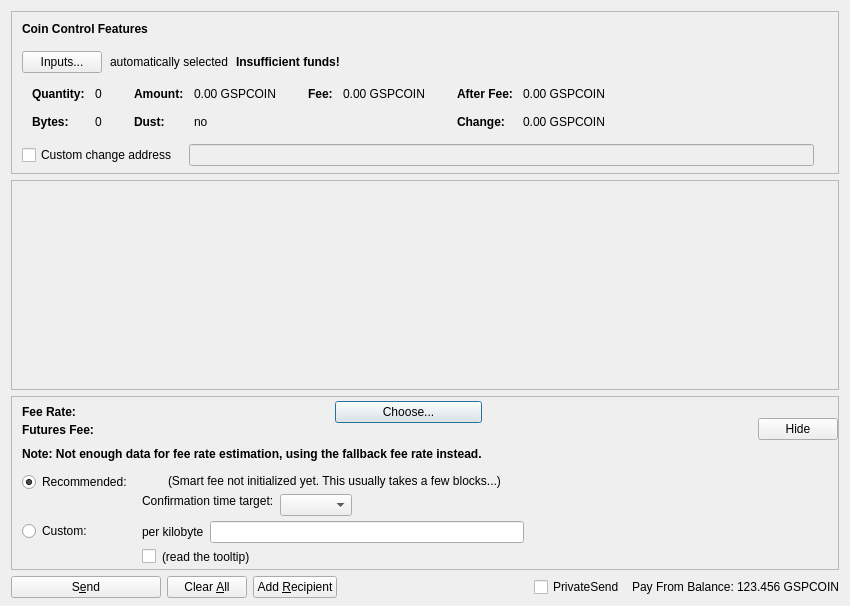
<?xml version="1.0" encoding="UTF-8"?>
<ui version="4.0">
 <class>SendFuturesDialog</class>
 <widget class="QDialog" name="SendFuturesDialog">
  <property name="geometry">
   <rect>
    <x>0</x>
    <y>0</y>
    <width>850</width>
    <height>606</height>
   </rect>
  </property>
  <property name="windowTitle">
   <string>Send Futures</string>
  </property>
  <layout class="QVBoxLayout" name="verticalLayout" stretch="0,1,0,0">
   <property name="bottomMargin">
    <number>8</number>
   </property>
   <item>
    <widget class="QFrame" name="frameCoinControl">
     <property name="sizePolicy">
      <sizepolicy hsizetype="Expanding" vsizetype="Expanding">
       <horstretch>0</horstretch>
       <verstretch>0</verstretch>
      </sizepolicy>
     </property>
     <property name="maximumSize">
      <size>
       <width>16777215</width>
       <height>16777215</height>
      </size>
     </property>
     <property name="frameShape">
      <enum>QFrame::StyledPanel</enum>
     </property>
     <property name="frameShadow">
      <enum>QFrame::Sunken</enum>
     </property>
     <layout class="QVBoxLayout" name="verticalLayoutCoinControl2">
      <property name="spacing">
       <number>0</number>
      </property>
      <property name="leftMargin">
       <number>0</number>
      </property>
      <property name="topMargin">
       <number>0</number>
      </property>
      <property name="rightMargin">
       <number>0</number>
      </property>
      <property name="bottomMargin">
       <number>6</number>
      </property>
      <item>
       <layout class="QVBoxLayout" name="verticalLayoutCoinControl" stretch="0,0,0,0,1">
        <property name="spacing">
         <number>0</number>
        </property>
        <property name="leftMargin">
         <number>10</number>
        </property>
        <property name="topMargin">
         <number>10</number>
        </property>
        <item>
         <layout class="QHBoxLayout" name="horizontalLayoutCoinControl1">
          <property name="bottomMargin">
           <number>15</number>
          </property>
          <item>
           <widget class="QLabel" name="labelCoinControlFeatures">
            <property name="sizePolicy">
             <sizepolicy hsizetype="Preferred" vsizetype="Maximum">
              <horstretch>0</horstretch>
              <verstretch>0</verstretch>
             </sizepolicy>
            </property>
            <property name="font">
             <font>
              <weight>75</weight>
              <bold>true</bold>
             </font>
            </property>
            <property name="styleSheet">
             <string notr="true">font-weight:bold;</string>
            </property>
            <property name="text">
             <string>Coin Control Features</string>
            </property>
           </widget>
          </item>
         </layout>
        </item>
        <item>
         <layout class="QHBoxLayout" name="horizontalLayoutCoinControl2" stretch="0,0,0,0">
          <property name="spacing">
           <number>8</number>
          </property>
          <property name="bottomMargin">
           <number>10</number>
          </property>
          <item>
           <widget class="QPushButton" name="pushButtonCoinControl">
            <property name="styleSheet">
             <string notr="true"/>
            </property>
            <property name="text">
             <string>Inputs...</string>
            </property>
            <property name="autoDefault">
             <bool>false</bool>
            </property>
           </widget>
          </item>
          <item>
           <widget class="QLabel" name="labelCoinControlAutomaticallySelected">
            <property name="text">
             <string>automatically selected</string>
            </property>
            <property name="margin">
             <number>5</number>
            </property>
           </widget>
          </item>
          <item>
           <widget class="QLabel" name="labelCoinControlInsuffFunds">
            <property name="font">
             <font>
              <weight>75</weight>
              <bold>true</bold>
             </font>
            </property>
            <property name="styleSheet">
             <string notr="true">font-weight:bold;</string>
            </property>
            <property name="text">
             <string>Insufficient funds!</string>
            </property>
            <property name="margin">
             <number>5</number>
            </property>
           </widget>
          </item>
          <item>
           <spacer name="horizontalSpacerCoinControl">
            <property name="orientation">
             <enum>Qt::Horizontal</enum>
            </property>
            <property name="sizeHint" stdset="0">
             <size>
              <width>40</width>
              <height>1</height>
             </size>
            </property>
           </spacer>
          </item>
         </layout>
        </item>
        <item>
         <widget class="QWidget" name="widgetCoinControl" native="true">
          <property name="sizePolicy">
           <sizepolicy hsizetype="Preferred" vsizetype="Preferred">
            <horstretch>0</horstretch>
            <verstretch>0</verstretch>
           </sizepolicy>
          </property>
          <property name="minimumSize">
           <size>
            <width>0</width>
            <height>0</height>
           </size>
          </property>
          <property name="styleSheet">
           <string notr="true"/>
          </property>
          <layout class="QHBoxLayout" name="horizontalLayoutCoinControl5">
           <property name="leftMargin">
            <number>0</number>
           </property>
           <property name="topMargin">
            <number>0</number>
           </property>
           <property name="rightMargin">
            <number>0</number>
           </property>
           <property name="bottomMargin">
            <number>0</number>
           </property>
           <item>
            <layout class="QHBoxLayout" name="horizontalLayoutCoinControl3" stretch="0,0,0,1">
             <property name="spacing">
              <number>20</number>
             </property>
             <property name="topMargin">
              <number>0</number>
             </property>
             <property name="bottomMargin">
              <number>10</number>
             </property>
             <item>
              <layout class="QFormLayout" name="formLayoutCoinControl1">
               <property name="horizontalSpacing">
                <number>10</number>
               </property>
               <property name="verticalSpacing">
                <number>14</number>
               </property>
               <property name="leftMargin">
                <number>10</number>
               </property>
               <property name="topMargin">
                <number>4</number>
               </property>
               <property name="rightMargin">
                <number>6</number>
               </property>
               <item row="0" column="0">
                <widget class="QLabel" name="labelCoinControlQuantityText">
                 <property name="font">
                  <font>
                   <weight>75</weight>
                   <bold>true</bold>
                  </font>
                 </property>
                 <property name="text">
                  <string>Quantity:</string>
                 </property>
                 <property name="margin">
                  <number>0</number>
                 </property>
                </widget>
               </item>
               <item row="0" column="1">
                <widget class="QLabel" name="labelCoinControlQuantity">
                 <property name="cursor">
                  <cursorShape>IBeamCursor</cursorShape>
                 </property>
                 <property name="contextMenuPolicy">
                  <enum>Qt::ActionsContextMenu</enum>
                 </property>
                 <property name="text">
                  <string notr="true">0</string>
                 </property>
                 <property name="margin">
                  <number>0</number>
                 </property>
                 <property name="textInteractionFlags">
                  <set>Qt::LinksAccessibleByMouse|Qt::TextSelectableByKeyboard|Qt::TextSelectableByMouse</set>
                 </property>
                </widget>
               </item>
               <item row="1" column="0">
                <widget class="QLabel" name="labelCoinControlBytesText">
                 <property name="font">
                  <font>
                   <weight>75</weight>
                   <bold>true</bold>
                  </font>
                 </property>
                 <property name="text">
                  <string>Bytes:</string>
                 </property>
                </widget>
               </item>
               <item row="1" column="1">
                <widget class="QLabel" name="labelCoinControlBytes">
                 <property name="cursor">
                  <cursorShape>IBeamCursor</cursorShape>
                 </property>
                 <property name="contextMenuPolicy">
                  <enum>Qt::ActionsContextMenu</enum>
                 </property>
                 <property name="text">
                  <string notr="true">0</string>
                 </property>
                 <property name="textInteractionFlags">
                  <set>Qt::LinksAccessibleByMouse|Qt::TextSelectableByKeyboard|Qt::TextSelectableByMouse</set>
                 </property>
                </widget>
               </item>
              </layout>
             </item>
             <item>
              <layout class="QFormLayout" name="formLayoutCoinControl2">
               <property name="horizontalSpacing">
                <number>10</number>
               </property>
               <property name="verticalSpacing">
                <number>14</number>
               </property>
               <property name="leftMargin">
                <number>6</number>
               </property>
               <property name="topMargin">
                <number>4</number>
               </property>
               <property name="rightMargin">
                <number>6</number>
               </property>
               <item row="0" column="0">
                <widget class="QLabel" name="labelCoinControlAmountText">
                 <property name="font">
                  <font>
                   <weight>75</weight>
                   <bold>true</bold>
                  </font>
                 </property>
                 <property name="text">
                  <string>Amount:</string>
                 </property>
                 <property name="margin">
                  <number>0</number>
                 </property>
                </widget>
               </item>
               <item row="0" column="1">
                <widget class="QLabel" name="labelCoinControlAmount">
                 <property name="cursor">
                  <cursorShape>IBeamCursor</cursorShape>
                 </property>
                 <property name="contextMenuPolicy">
                  <enum>Qt::ActionsContextMenu</enum>
                 </property>
                 <property name="text">
                  <string notr="true">0.00 GSPCOIN</string>
                 </property>
                 <property name="textInteractionFlags">
                  <set>Qt::LinksAccessibleByMouse|Qt::TextSelectableByKeyboard|Qt::TextSelectableByMouse</set>
                 </property>
                </widget>
               </item>
               <item row="1" column="0">
                <widget class="QLabel" name="labelCoinControlLowOutputText">
                 <property name="font">
                  <font>
                   <weight>75</weight>
                   <bold>true</bold>
                  </font>
                 </property>
                 <property name="text">
                  <string>Dust:</string>
                 </property>
                </widget>
               </item>
               <item row="1" column="1">
                <widget class="QLabel" name="labelCoinControlLowOutput">
                 <property name="cursor">
                  <cursorShape>IBeamCursor</cursorShape>
                 </property>
                 <property name="contextMenuPolicy">
                  <enum>Qt::ActionsContextMenu</enum>
                 </property>
                 <property name="text">
                  <string notr="true">no</string>
                 </property>
                 <property name="textInteractionFlags">
                  <set>Qt::LinksAccessibleByMouse|Qt::TextSelectableByKeyboard|Qt::TextSelectableByMouse</set>
                 </property>
                </widget>
               </item>
              </layout>
             </item>
             <item>
              <layout class="QFormLayout" name="formLayoutCoinControl3">
               <property name="horizontalSpacing">
                <number>10</number>
               </property>
               <property name="verticalSpacing">
                <number>14</number>
               </property>
               <property name="leftMargin">
                <number>6</number>
               </property>
               <property name="topMargin">
                <number>4</number>
               </property>
               <property name="rightMargin">
                <number>6</number>
               </property>
               <item row="0" column="0">
                <widget class="QLabel" name="labelCoinControlFeeText">
                 <property name="font">
                  <font>
                   <weight>75</weight>
                   <bold>true</bold>
                  </font>
                 </property>
                 <property name="text">
                  <string>Fee:</string>
                 </property>
                 <property name="margin">
                  <number>0</number>
                 </property>
                </widget>
               </item>
               <item row="0" column="1">
                <widget class="QLabel" name="labelCoinControlFee">
                 <property name="cursor">
                  <cursorShape>IBeamCursor</cursorShape>
                 </property>
                 <property name="contextMenuPolicy">
                  <enum>Qt::ActionsContextMenu</enum>
                 </property>
                 <property name="text">
                  <string notr="true">0.00 GSPCOIN</string>
                 </property>
                 <property name="textInteractionFlags">
                  <set>Qt::LinksAccessibleByMouse|Qt::TextSelectableByKeyboard|Qt::TextSelectableByMouse</set>
                 </property>
                </widget>
               </item>
              </layout>
             </item>
             <item>
              <layout class="QFormLayout" name="formLayoutCoinControl4">
               <property name="horizontalSpacing">
                <number>10</number>
               </property>
               <property name="verticalSpacing">
                <number>14</number>
               </property>
               <property name="leftMargin">
                <number>6</number>
               </property>
               <property name="topMargin">
                <number>4</number>
               </property>
               <property name="rightMargin">
                <number>6</number>
               </property>
               <item row="0" column="0">
                <widget class="QLabel" name="labelCoinControlAfterFeeText">
                 <property name="font">
                  <font>
                   <weight>75</weight>
                   <bold>true</bold>
                  </font>
                 </property>
                 <property name="text">
                  <string>After Fee:</string>
                 </property>
                 <property name="margin">
                  <number>0</number>
                 </property>
                </widget>
               </item>
               <item row="0" column="1">
                <widget class="QLabel" name="labelCoinControlAfterFee">
                 <property name="cursor">
                  <cursorShape>IBeamCursor</cursorShape>
                 </property>
                 <property name="contextMenuPolicy">
                  <enum>Qt::ActionsContextMenu</enum>
                 </property>
                 <property name="text">
                  <string notr="true">0.00 GSPCOIN</string>
                 </property>
                 <property name="textInteractionFlags">
                  <set>Qt::LinksAccessibleByMouse|Qt::TextSelectableByKeyboard|Qt::TextSelectableByMouse</set>
                 </property>
                </widget>
               </item>
               <item row="1" column="0">
                <widget class="QLabel" name="labelCoinControlChangeText">
                 <property name="font">
                  <font>
                   <weight>75</weight>
                   <bold>true</bold>
                  </font>
                 </property>
                 <property name="text">
                  <string>Change:</string>
                 </property>
                </widget>
               </item>
               <item row="1" column="1">
                <widget class="QLabel" name="labelCoinControlChange">
                 <property name="cursor">
                  <cursorShape>IBeamCursor</cursorShape>
                 </property>
                 <property name="contextMenuPolicy">
                  <enum>Qt::ActionsContextMenu</enum>
                 </property>
                 <property name="text">
                  <string notr="true">0.00 GSPCOIN</string>
                 </property>
                 <property name="textInteractionFlags">
                  <set>Qt::LinksAccessibleByMouse|Qt::TextSelectableByKeyboard|Qt::TextSelectableByMouse</set>
                 </property>
                </widget>
               </item>
              </layout>
             </item>
            </layout>
           </item>
          </layout>
         </widget>
        </item>
        <item>
         <layout class="QHBoxLayout" name="horizontalLayoutCoinControl4" stretch="0,0,0">
          <property name="spacing">
           <number>12</number>
          </property>
          <property name="sizeConstraint">
           <enum>QLayout::SetDefaultConstraint</enum>
          </property>
          <property name="topMargin">
           <number>5</number>
          </property>
          <property name="rightMargin">
           <number>5</number>
          </property>
          <item>
           <widget class="QCheckBox" name="checkBoxCoinControlChange">
            <property name="toolTip">
             <string>If this is activated, but the change address is empty or invalid, change will be sent to a newly generated address.</string>
            </property>
            <property name="text">
             <string>Custom change address</string>
            </property>
           </widget>
          </item>
          <item>
           <widget class="QValidatedLineEdit" name="lineEditCoinControlChange">
            <property name="enabled">
             <bool>false</bool>
            </property>
            <property name="sizePolicy">
             <sizepolicy hsizetype="Expanding" vsizetype="Fixed">
              <horstretch>0</horstretch>
              <verstretch>0</verstretch>
             </sizepolicy>
            </property>
           </widget>
          </item>
          <item>
           <widget class="QLabel" name="labelCoinControlChangeLabel">
            <property name="sizePolicy">
             <sizepolicy hsizetype="Preferred" vsizetype="Expanding">
              <horstretch>0</horstretch>
              <verstretch>0</verstretch>
             </sizepolicy>
            </property>
            <property name="minimumSize">
             <size>
              <width>0</width>
              <height>0</height>
             </size>
            </property>
            <property name="text">
             <string/>
            </property>
            <property name="margin">
             <number>3</number>
            </property>
           </widget>
          </item>
         </layout>
        </item>
        <item>
         <spacer name="verticalSpacerCoinControl">
          <property name="orientation">
           <enum>Qt::Vertical</enum>
          </property>
          <property name="sizeHint" stdset="0">
           <size>
            <width>800</width>
            <height>1</height>
           </size>
          </property>
         </spacer>
        </item>
       </layout>
      </item>
     </layout>
    </widget>
   </item>
   <item>
    <widget class="QScrollArea" name="scrollArea">
     <property name="widgetResizable">
      <bool>true</bool>
     </property>
     <widget class="QWidget" name="scrollAreaWidgetContents">
      <property name="geometry">
       <rect>
        <x>0</x>
        <y>0</y>
        <width>824</width>
        <height>78</height>
       </rect>
      </property>
      <layout class="QVBoxLayout" name="verticalLayout_2" stretch="0,1">
       <property name="leftMargin">
        <number>0</number>
       </property>
       <property name="topMargin">
        <number>0</number>
       </property>
       <property name="rightMargin">
        <number>0</number>
       </property>
       <property name="bottomMargin">
        <number>0</number>
       </property>
       <item>
        <layout class="QVBoxLayout" name="entries">
         <property name="spacing">
          <number>6</number>
         </property>
        </layout>
       </item>
       <item>
        <spacer name="verticalSpacer">
         <property name="orientation">
          <enum>Qt::Vertical</enum>
         </property>
         <property name="sizeHint" stdset="0">
          <size>
           <width>20</width>
           <height>40</height>
          </size>
         </property>
        </spacer>
       </item>
      </layout>
     </widget>
    </widget>
   </item>
   <item>
    <widget class="QFrame" name="frameFee">
     <property name="sizePolicy">
      <sizepolicy hsizetype="Expanding" vsizetype="Expanding">
       <horstretch>0</horstretch>
       <verstretch>0</verstretch>
      </sizepolicy>
     </property>
     <property name="maximumSize">
      <size>
       <width>16777215</width>
       <height>16777215</height>
      </size>
     </property>
     <property name="frameShape">
      <enum>QFrame::StyledPanel</enum>
     </property>
     <property name="frameShadow">
      <enum>QFrame::Sunken</enum>
     </property>
     <layout class="QVBoxLayout" name="verticalLayoutFee1">
      <property name="spacing">
       <number>0</number>
      </property>
      <property name="leftMargin">
       <number>0</number>
      </property>
      <property name="topMargin">
       <number>0</number>
      </property>
      <property name="rightMargin">
       <number>0</number>
      </property>
      <property name="bottomMargin">
       <number>0</number>
      </property>
      <item>
       <layout class="QVBoxLayout" name="verticalLayoutFee2" stretch="0,0,0">
        <property name="spacing">
         <number>0</number>
        </property>
        <property name="leftMargin">
         <number>10</number>
        </property>
        <property name="topMargin">
         <number>0</number>
        </property>
        <item>
         <layout class="QHBoxLayout" name="horizontalLayoutFee1">
          <property name="bottomMargin">
           <number>0</number>
          </property>
          <item>
           <layout class="QVBoxLayout" name="verticalLayoutFee7">
            <property name="spacing">
             <number>0</number>
            </property>
            <item>
             <spacer name="verticalSpacerSmartFee">
              <property name="orientation">
               <enum>Qt::Vertical</enum>
              </property>
              <property name="sizeType">
               <enum>QSizePolicy::Fixed</enum>
              </property>
              <property name="sizeHint" stdset="0">
               <size>
                <width>1</width>
                <height>4</height>
               </size>
              </property>
             </spacer>
            </item>
            <item>
             <layout class="QHBoxLayout" name="horizontalLayoutSmartFee">
              <property name="spacing">
               <number>10</number>
              </property>
              <item>
               <widget class="QLabel" name="labelFeeHeadline">
                <property name="sizePolicy">
                 <sizepolicy hsizetype="Preferred" vsizetype="Maximum">
                  <horstretch>0</horstretch>
                  <verstretch>0</verstretch>
                 </sizepolicy>
                </property>
                <property name="font">
                 <font>
                  <weight>75</weight>
                  <bold>true</bold>
                 </font>
                </property>
                <property name="styleSheet">
                 <string notr="true">font-weight:bold;</string>
                </property>
                <property name="text">
                 <string>Fee Rate:</string>
                </property>
               </widget>
              </item>
              <item>
               <widget class="QLabel" name="labelFeeMinimized">
                <property name="text">
                 <string/>
                </property>
               </widget>
              </item>
              <item>
               <widget class="QPushButton" name="buttonChooseFee">
                <property name="text">
                 <string>Choose...</string>
                </property>
               </widget>
              </item>
             </layout>
            </item>
            <item>
             <layout class="QHBoxLayout" name="horizontalLayout_3">
              <item>
               <widget class="QLabel" name="ftxFeeLabel">
                <property name="sizePolicy">
                 <sizepolicy hsizetype="Preferred" vsizetype="Maximum">
                  <horstretch>0</horstretch>
                  <verstretch>0</verstretch>
                 </sizepolicy>
                </property>
                <property name="font">
                 <font>
                  <weight>75</weight>
                  <bold>true</bold>
                 </font>
                </property>
                <property name="text">
                 <string>Futures Fee:</string>
                </property>
               </widget>
              </item>
              <item>
               <widget class="QLabel" name="ftxFee">
                <property name="text">
                 <string/>
                </property>
                <property name="indent">
                 <number>1</number>
                </property>
               </widget>
              </item>
             </layout>
            </item>
            <item>
             <spacer name="verticalSpacer_7">
              <property name="orientation">
               <enum>Qt::Vertical</enum>
              </property>
              <property name="sizeHint" stdset="0">
               <size>
                <width>1</width>
                <height>10</height>
               </size>
              </property>
             </spacer>
            </item>
            <item>
             <widget class="QLabel" name="fallbackFeeWarningLabel">
              <property name="font">
               <font>
                <weight>75</weight>
                <bold>true</bold>
               </font>
              </property>
              <property name="toolTip">
               <string>Using the fallbackfee can result in sending a transaction that will take several hours or days (or never) to confirm. Consider choosing your fee manually or wait until you have validated the complete chain.</string>
              </property>
              <property name="text">
               <string>Note: Not enough data for fee rate estimation, using the fallback fee rate instead.</string>
              </property>
              <property name="wordWrap">
               <bool>false</bool>
              </property>
             </widget>
            </item>
            <item>
             <spacer name="verticalSpacer_5">
              <property name="orientation">
               <enum>Qt::Vertical</enum>
              </property>
              <property name="sizeHint" stdset="0">
               <size>
                <width>1</width>
                <height>1</height>
               </size>
              </property>
             </spacer>
            </item>
           </layout>
          </item>
          <item>
           <spacer name="horizontalSpacer_4">
            <property name="orientation">
             <enum>Qt::Horizontal</enum>
            </property>
            <property name="sizeHint" stdset="0">
             <size>
              <width>1</width>
              <height>1</height>
             </size>
            </property>
           </spacer>
          </item>
          <item>
           <widget class="QPushButton" name="buttonMinimizeFee">
            <property name="toolTip">
             <string>collapse fee-settings</string>
            </property>
            <property name="text">
             <string>Hide</string>
            </property>
           </widget>
          </item>
         </layout>
        </item>
        <item>
         <widget class="QFrame" name="frameFeeSelection">
          <layout class="QVBoxLayout" name="verticalLayoutFee12">
           <property name="spacing">
            <number>0</number>
           </property>
           <property name="leftMargin">
            <number>0</number>
           </property>
           <property name="topMargin">
            <number>0</number>
           </property>
           <property name="rightMargin">
            <number>0</number>
           </property>
           <property name="bottomMargin">
            <number>0</number>
           </property>
           <item>
            <layout class="QGridLayout" name="gridLayoutFee">
             <property name="topMargin">
              <number>10</number>
             </property>
             <property name="bottomMargin">
              <number>4</number>
             </property>
             <property name="horizontalSpacing">
              <number>10</number>
             </property>
             <property name="verticalSpacing">
              <number>4</number>
             </property>
             <item row="1" column="1">
              <layout class="QVBoxLayout" name="verticalLayoutFee8">
               <property name="spacing">
                <number>6</number>
               </property>
               <item>
                <layout class="QHBoxLayout" name="horizontalLayoutFee13">
                 <item>
                  <widget class="QLabel" name="labelCustomPerKilobyte">
                   <property name="toolTip">
                    <string>If the custom fee is set to 1000 ruffs and the transaction is only 250 bytes, then &quot;per kilobyte&quot; only pays 250 ruffs in fee,&lt;br /&gt;while &quot;at least&quot; pays 1000 ruffs. For transactions bigger than a kilobyte both pay by kilobyte.</string>
                   </property>
                   <property name="text">
                    <string>per kilobyte</string>
                   </property>
                  </widget>
                 </item>
                 <item>
                  <widget class="BitcoinAmountField" name="customFee"/>
                 </item>
                 <item>
                  <spacer name="horizontalSpacer_6">
                   <property name="orientation">
                    <enum>Qt::Horizontal</enum>
                   </property>
                   <property name="sizeHint" stdset="0">
                    <size>
                     <width>1</width>
                     <height>1</height>
                    </size>
                   </property>
                  </spacer>
                 </item>
                </layout>
               </item>
               <item>
                <layout class="QHBoxLayout" name="horizontalLayoutFee8">
                 <item>
                  <widget class="QCheckBox" name="checkBoxMinimumFee">
                   <property name="toolTip">
                    <string>Paying only the minimum fee is just fine as long as there is less transaction volume than space in the blocks.&lt;br /&gt;But be aware that this can end up in a never confirming transaction once there is more demand for gspcoin transactions than the network can process.</string>
                   </property>
                   <property name="text">
                    <string/>
                   </property>
                  </widget>
                 </item>
                 <item>
                  <widget class="QLabel" name="labelMinFeeWarning">
                   <property name="enabled">
                    <bool>true</bool>
                   </property>
                   <property name="toolTip">
                    <string>Paying only the minimum fee is just fine as long as there is less transaction volume than space in the blocks.&lt;br /&gt;But be aware that this can end up in a never confirming transaction once there is more demand for gspcoin transactions than the network can process.</string>
                   </property>
                   <property name="text">
                    <string>(read the tooltip)</string>
                   </property>
                   <property name="margin">
                    <number>5</number>
                   </property>
                  </widget>
                 </item>
                 <item>
                  <spacer name="horizontalSpacer_2">
                   <property name="orientation">
                    <enum>Qt::Horizontal</enum>
                   </property>
                   <property name="sizeHint" stdset="0">
                    <size>
                     <width>1</width>
                     <height>1</height>
                    </size>
                   </property>
                  </spacer>
                 </item>
                </layout>
               </item>
              </layout>
             </item>
             <item row="0" column="0">
              <layout class="QVBoxLayout" name="verticalLayoutFee4" stretch="0,1">
               <item>
                <widget class="QRadioButton" name="radioSmartFee">
                 <property name="text">
                  <string>Recommended:</string>
                 </property>
                 <property name="checked">
                  <bool>true</bool>
                 </property>
                 <attribute name="buttonGroup">
                  <string notr="true">groupFee</string>
                 </attribute>
                </widget>
               </item>
               <item>
                <spacer name="verticalSpacer_2">
                 <property name="orientation">
                  <enum>Qt::Vertical</enum>
                 </property>
                 <property name="sizeHint" stdset="0">
                  <size>
                   <width>1</width>
                   <height>1</height>
                  </size>
                 </property>
                </spacer>
               </item>
              </layout>
             </item>
             <item row="1" column="0">
              <layout class="QVBoxLayout" name="verticalLayoutFee9" stretch="0,1">
               <item>
                <widget class="QRadioButton" name="radioCustomFee">
                 <property name="text">
                  <string>Custom:</string>
                 </property>
                 <attribute name="buttonGroup">
                  <string notr="true">groupFee</string>
                 </attribute>
                </widget>
               </item>
               <item>
                <spacer name="verticalSpacer_6">
                 <property name="orientation">
                  <enum>Qt::Vertical</enum>
                 </property>
                 <property name="sizeHint" stdset="0">
                  <size>
                   <width>1</width>
                   <height>1</height>
                  </size>
                 </property>
                </spacer>
               </item>
              </layout>
             </item>
             <item row="0" column="1">
              <layout class="QVBoxLayout" name="verticalLayoutFee3" stretch="0,0,1">
               <property name="spacing">
                <number>6</number>
               </property>
               <property name="topMargin">
                <number>2</number>
               </property>
               <item>
                <layout class="QHBoxLayout" name="horizontalLayoutFee12">
                 <item>
                  <widget class="QLabel" name="labelSmartFee">
                   <property name="text">
                    <string/>
                   </property>
                   <property name="margin">
                    <number>2</number>
                   </property>
                  </widget>
                 </item>
                 <item>
                  <widget class="QLabel" name="labelFeeEstimation">
                   <property name="text">
                    <string/>
                   </property>
                  </widget>
                 </item>
                 <item>
                  <widget class="QLabel" name="labelSmartFee2">
                   <property name="text">
                    <string>(Smart fee not initialized yet. This usually takes a few blocks...)</string>
                   </property>
                   <property name="margin">
                    <number>2</number>
                   </property>
                  </widget>
                 </item>
                 <item>
                  <spacer name="horizontalSpacer_5">
                   <property name="orientation">
                    <enum>Qt::Horizontal</enum>
                   </property>
                   <property name="sizeHint" stdset="0">
                    <size>
                     <width>1</width>
                     <height>1</height>
                    </size>
                   </property>
                  </spacer>
                 </item>
                </layout>
               </item>
               <item>
                <layout class="QHBoxLayout" name="horizontalLayoutFee9">
                 <item>
                  <layout class="QVBoxLayout" name="verticalLayoutFee6">
                   <item>
                    <widget class="QLabel" name="labelSmartFee3">
                     <property name="text">
                      <string>Confirmation time target:</string>
                     </property>
                     <property name="margin">
                      <number>2</number>
                     </property>
                    </widget>
                   </item>
                   <item>
                    <spacer name="verticalSpacer_3">
                     <property name="orientation">
                      <enum>Qt::Vertical</enum>
                     </property>
                     <property name="sizeHint" stdset="0">
                      <size>
                       <width>1</width>
                       <height>1</height>
                      </size>
                     </property>
                    </spacer>
                   </item>
                  </layout>
                 </item>
                 <item>
                  <layout class="QVBoxLayout" name="verticalLayoutFee5">
                   <property name="rightMargin">
                    <number>30</number>
                   </property>
                   <item>
                    <layout class="QHBoxLayout" name="horizontalLayoutConfTarget">
                     <property name="bottomMargin">
                      <number>0</number>
                     </property>
                     <item>
                      <widget class="QComboBox" name="confTargetSelector"/>
                     </item>
                     <item>
                      <spacer name="horizontalSpacerConfTarget">
                       <property name="orientation">
                        <enum>Qt::Horizontal</enum>
                       </property>
                       <property name="sizeHint" stdset="0">
                        <size>
                         <width>40</width>
                         <height>20</height>
                        </size>
                       </property>
                      </spacer>
                     </item>
                    </layout>
                   </item>
                  </layout>
                 </item>
                </layout>
               </item>
               <item>
                <spacer name="verticalSpacer_4">
                 <property name="orientation">
                  <enum>Qt::Vertical</enum>
                 </property>
                 <property name="sizeHint" stdset="0">
                  <size>
                   <width>1</width>
                   <height>1</height>
                  </size>
                 </property>
                </spacer>
               </item>
              </layout>
             </item>
            </layout>
           </item>
          </layout>
         </widget>
        </item>
        <item>
         <spacer name="verticalSpacerFee">
          <property name="orientation">
           <enum>Qt::Vertical</enum>
          </property>
          <property name="sizeHint" stdset="0">
           <size>
            <width>800</width>
            <height>1</height>
           </size>
          </property>
         </spacer>
        </item>
       </layout>
      </item>
     </layout>
    </widget>
   </item>
   <item>
    <layout class="QHBoxLayout" name="horizontalLayout">
     <item>
      <widget class="QPushButton" name="sendButton">
       <property name="minimumSize">
        <size>
         <width>150</width>
         <height>0</height>
        </size>
       </property>
       <property name="toolTip">
        <string>Confirm the send action</string>
       </property>
       <property name="text">
        <string>S&amp;end</string>
       </property>
       <property name="autoDefault">
        <bool>false</bool>
       </property>
       <property name="default">
        <bool>false</bool>
       </property>
      </widget>
     </item>
     <item>
      <widget class="QPushButton" name="clearButton">
       <property name="sizePolicy">
        <sizepolicy hsizetype="Minimum" vsizetype="Fixed">
         <horstretch>0</horstretch>
         <verstretch>0</verstretch>
        </sizepolicy>
       </property>
       <property name="toolTip">
        <string>Clear all fields of the form.</string>
       </property>
       <property name="text">
        <string>Clear &amp;All</string>
       </property>
       <property name="autoDefault">
        <bool>false</bool>
       </property>
      </widget>
     </item>
     <item>
      <widget class="QPushButton" name="addButton">
       <property name="toolTip">
        <string>Send to multiple recipients at once</string>
       </property>
       <property name="text">
        <string>Add &amp;Recipient</string>
       </property>
       <property name="autoDefault">
        <bool>false</bool>
       </property>
      </widget>
     </item>
     <item>
      <spacer name="horizontalSpacer">
       <property name="orientation">
        <enum>Qt::Horizontal</enum>
       </property>
       <property name="sizeHint" stdset="0">
        <size>
         <width>40</width>
         <height>20</height>
        </size>
       </property>
      </spacer>
     </item>
     <item>
      <layout class="QHBoxLayout" name="horizontalLayout_2">
       <property name="spacing">
        <number>3</number>
       </property>
       <item>
        <widget class="QCheckBox" name="checkUsePrivateSend">
         <property name="minimumSize">
          <size>
           <width>95</width>
           <height>0</height>
          </size>
         </property>
         <property name="text">
          <string>PrivateSend</string>
         </property>
         <property name="checked">
          <bool>false</bool>
         </property>
        </widget>
       </item>
       <item>
        <widget class="QLabel" name="label">
         <property name="text">
          <string>Pay From Balance:</string>
         </property>
        </widget>
       </item>
       <item>
        <widget class="QLabel" name="labelBalance">
         <property name="sizePolicy">
          <sizepolicy hsizetype="Preferred" vsizetype="Fixed">
           <horstretch>0</horstretch>
           <verstretch>0</verstretch>
          </sizepolicy>
         </property>
         <property name="cursor">
          <cursorShape>IBeamCursor</cursorShape>
         </property>
         <property name="text">
          <string notr="true">123.456 GSPCOIN</string>
         </property>
         <property name="textInteractionFlags">
          <set>Qt::LinksAccessibleByMouse|Qt::TextSelectableByKeyboard|Qt::TextSelectableByMouse</set>
         </property>
        </widget>
       </item>
      </layout>
     </item>
    </layout>
   </item>
  </layout>
 </widget>
 <customwidgets>
  <customwidget>
   <class>QValidatedLineEdit</class>
   <extends>QLineEdit</extends>
   <header>qt/qvalidatedlineedit.h</header>
  </customwidget>
  <customwidget>
   <class>BitcoinAmountField</class>
   <extends>QLineEdit</extends>
   <header>qt/bitcoinamountfield.h</header>
   <container>1</container>
  </customwidget>
 </customwidgets>
 <resources>
  <include location="../gspcoin.qrc"/>
 </resources>
 <connections/>
 <buttongroups>
  <buttongroup name="groupFee"/>
 </buttongroups>
</ui>
